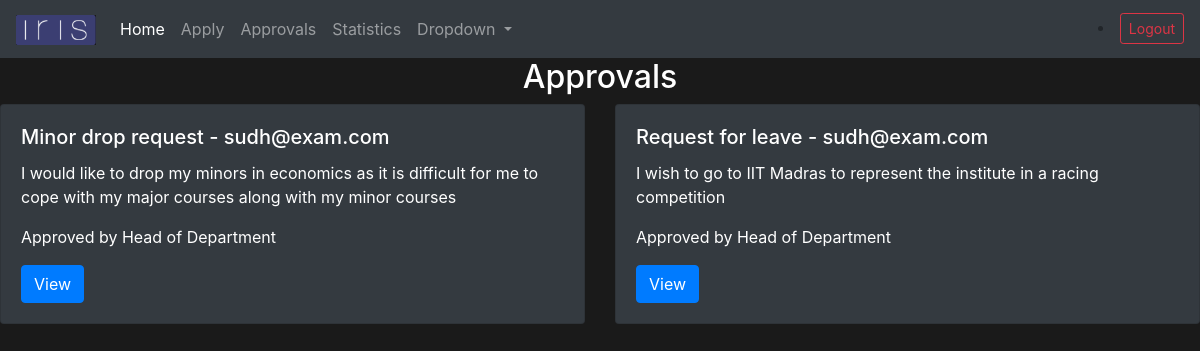
Page /approvals/ (signed in) on the committed database.
### approvals/models.py (models this page shows, shortened)
class Request(models.Model):
    STATUS = [
    ("Waiting for approval", "Waiting for approval"),
    ("Approved by MIS Officer", "Approved by MIS Officer"),
    ("Approved by Head of Department", "Approved by Head of Department"),
    ("Approved by Dean", "Approved by Dean"),
    ]
    template_id = models.ForeignKey(Template, null=True, on_delete=models.CASCADE)
    response = models.TextField(max_length=500, null=True)
    status = models.CharField(max_length=100, null=True, default='Waiting for approval', choices=STATUS)
    applicant = models.ForeignKey(User, null=True, on_delete=models.CASCADE)

class Template(models.Model):
    PARTICIPANTS = [
    ("1", "MIS Officer only"),
    ("12", "HOD, MIS Officer"),
    ("123", "Dean Academic, HOD, MIS Officer"),
    ]
    name = models.CharField(max_length=200, null=True)
    archived = models.BooleanField(default=False)
    start_time = models.DateTimeField(auto_now_add=True)
    end_time = models.DateTimeField
    participants = models.CharField(max_length=4, null=True, choices=PARTICIPANTS)
    def __str__(self):
        return self.name

### approvals/views.py (the view)
# urls.py: path('approvals/', views.approvalPage, name='approvals'),
@login_required
def approvalPage(request):
    currentuser = request.user.id
    try:
        position = Role.objects.get(user=currentuser) # Only employees are allowed to view the requests of all students
        if position is not None:
            user_requests = Request.objects.all()
            users = CustomUser.objects.all()
            context = {
            'user_requests': user_requests,
            'users': users,
            }
        else: # Students may only view their own requests
            user_requests = Request.objects.all()
            context = {
            'user_requests': user_requests,
            }
    except:
        user_requests = Request.objects.filter(applicant=request.user)
        context = {
            'user_requests': user_requests,
            }
    return render(request, 'approvals/approvals.html', context)

### approvals/templates/approvals/approvals.html (shortened to what this page needs)
{% extends 'approvals/homepage.html' %}
{% block content %}
<h2 class="text-center text-white"> Approvals </h2>
<div class="row">
    {% for user_request in user_requests %}
    <div class="col-sm-6">
      <div class="card text-white bg-dark mb-3">
        <div class="card-body">
          <h5 class="card-title">{{user_request.template_id}} - {{user_request.applicant}}</h5>
          <p class="card-text">{{user_request.response}}</p>
          <p class="card-text">{{user_request.status}}</p>
          <a href="{% url 'appview' user_request.id %}" class="btn btn-primary">View</a>
        </div>
      </div>
    </div>
    {% endfor %}
  </div>
{% endblock %}

### approvals/templates/approvals/homepage.html (style rules this page uses)
.IRIS { background-color: #1a1a1a !important }

### rows in the picture
Request: template_id "Minor drop request", applicant "sudh@exam.com", response "I would like to drop my minors in economics as it is difficult for me to cope with my major courses along with my minor courses", status "Approved by Head of Department"
Request: template_id "Request for leave", applicant "sudh@exam.com", response "I wish to go to IIT Madras to represent the institute in a racing competition", status "Approved by Head of Department"
